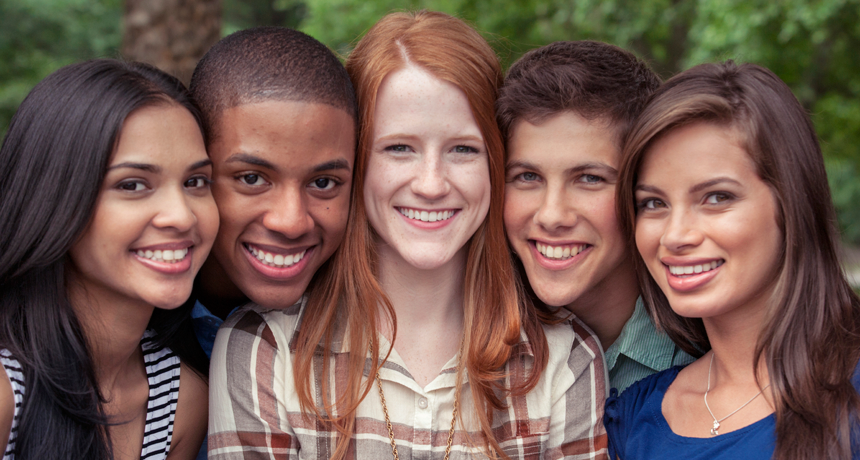
#> input picture imagens/faces.png, 860 x 460 px, given in place of dogs.jpg, which was not available
$ python ex8_mud_tamanho_imagens.py
#> lines starting #> are read from the running program, lines starting #| are printed output that depends on the picture; pictures that were not available may be replaced by others from this repository, and a replacement may not be noted
# Altera tamanho de imagens

# importa bibliotecas
import cv2
import numpy as np
import matplotlib.pyplot as plt
# leitura das imagens
path = r'.\imagens\frutas.png'
path = r'.\imagens\dogs.jpg'
img = cv2.imread(path)
#> img is the input picture: shape (460, 860, 3); mean B, G, R 82.2, 90.8, 116.5

metade = cv2.resize(img, (0, 0), fx = 0.5, fy = 0.5)
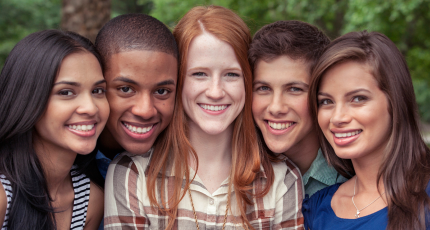
#> metade: shape (230, 430, 3); mean B, G, R 82.3, 90.9, 116.6
maior = cv2.resize(img, (1050, 1610))
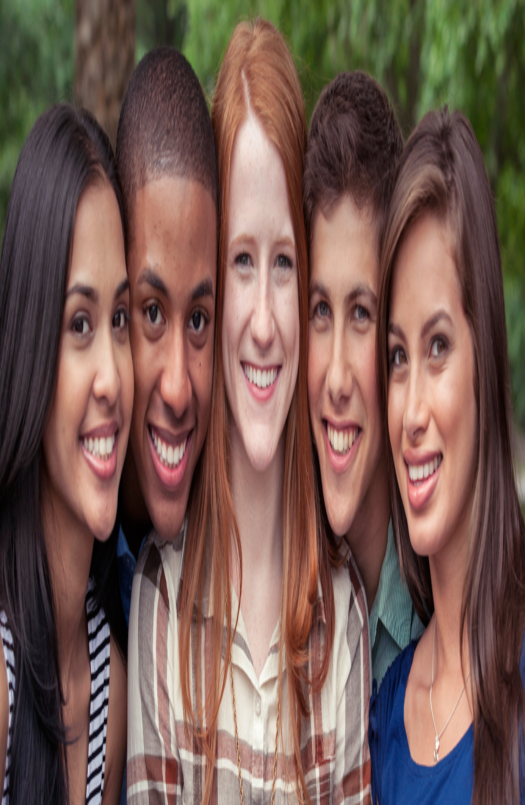
#> maior: shape (1610, 1050, 3) (shown at 1/2 size); mean B, G, R 82.1, 90.7, 116.4

stretch_near = cv2.resize(img, (780, 540),
               interpolation = cv2.INTER_NEAREST)
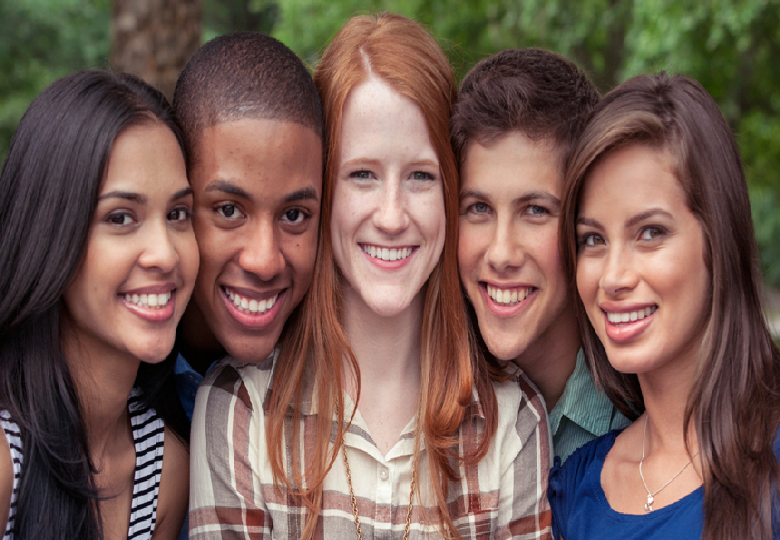
#> stretch_near: shape (540, 780, 3); mean B, G, R 82.1, 90.8, 116.5


Titles =["Original", "Metade", "Maior", "Interpolação"]
images =[img, metade, maior, stretch_near]
count = 4

for i in range(count):
    plt.subplot(2, 2, i + 1)
    plt.title(Titles[i])
    plt.imshow(images[i])

plt.show()
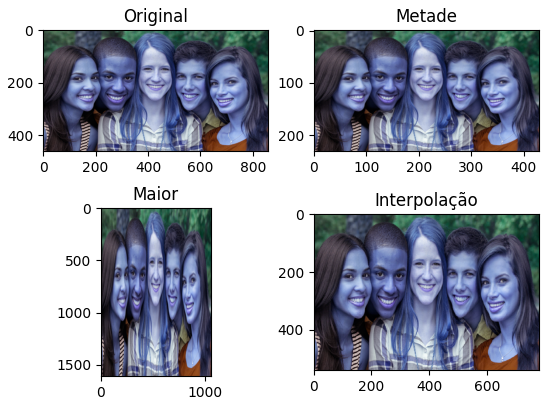
#> figure drawn by matplotlib, 4 panels; B, G, R data is drawn as R, G, B
